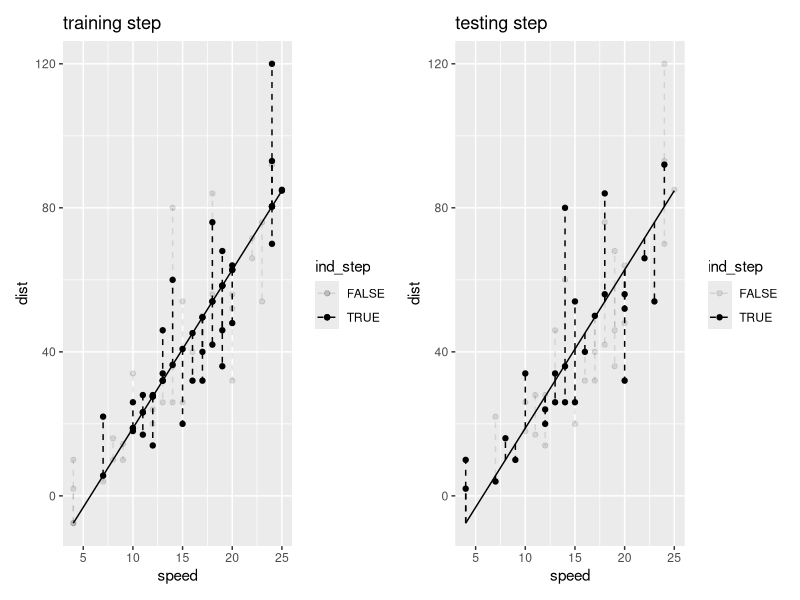

R code for this plot: (Note: this script raises an error after producing the figure.)
## ---- chunk 1
knitr::opts_chunk$set(echo = TRUE)
options(tidyverse.quiet = TRUE)
## ---- chunk 2
library(tidyverse)


compute_split <- function(data = cars, scales, seed = getOption("seed", 1999), step = getOption("tt_step", "train")){
  
  set.seed(seed)
  n <- nrow(data)
  n_train = (n/2) |> round()
  which_train_num <- sample(1:n, size = n_train,  replace = F)
  
  data |> 
    mutate(train_test = ifelse(row_number() %in% which_train_num, "train", "test")) |>
    mutate(ind_step = train_test == step)
  
  # 
  #   mutate()
  #   
  #   
  # which_train <- 1:n %in% which_train_num 
  # which_test <- !which_train
  # 
  # if(step == "train"){
  #   data |> _[which_train, ]
  # }else{
  #     data |> _[which_test, ]
  #   }
  
}

StatSplit <- ggproto("StatSplit", Stat,
                           compute_panel = compute_split,
                           default_aes = aes(alpha = after_stat(ind_step)))

cars |>
  rename(x = speed, y = dist) |>
  compute_split() |>
  head()



compute_split_lm <- function(data, scales, step = getOption("tt_step", "train")){
  
  data <- data |> compute_split(step = step)

  data$yend = data$y
  data$xend = data$x

  model <- lm(y ~ x, data = data |> filter(train_test == "train"))

  data$y = predict(model, data)

  data
}


StatLmSplit <- ggproto("StatLmSplit", Stat,
                        compute_panel = compute_split_lm,
                        default_aes = aes(alpha = after_stat(ind_step)))

cars |>
  rename(x = speed, y = dist) |>
  compute_split_lm() |>
  head()
## ---- chunk 3
# train
ggplot(cars) + 
  aes(speed, dist) +
  geom_point(stat = StatSplit) + 
  geom_line(stat = StatLmSplit, step = "test", alpha = 1) + 
  geom_point(stat = StatLmSplit) + 
  geom_segment(stat = StatLmSplit, lty = "dashed") + 
  labs(title = "training step") ->
p_test

# test
ggplot(cars) + 
  aes(speed, dist) +
  geom_point(stat = StatSplit, step = "test") + 
  geom_line(stat = StatLmSplit, step = "test", alpha = 1) + 
  # geom_point(stat = StatLmSplit, step = "test") +
  geom_segment(stat = StatLmSplit, step = "test", lty = "dashed") + 
  labs(title = "testing step")  ->
p_train


library(patchwork)
p_test + p_train

## ---- chunk 4
compute_split_lm_se <- function(data, scales, step = getOption("tt_step", "train")){
  
  data <- data |> compute_split_lm(step = step)
  data

  data$residual = data$yend - data$y

  data$x = data$residual/2
  data$y = data$residual/2
  data$width = data$residual
  data$height = data$residual

  data |> select(residual, x, y, width, height, ind_step)
  
  }


cars |>
  rename(x = speed, y = dist) |>
  compute_split_lm_se() |>
  head()

StatLmSplitSE <- ggproto("StatLmSplitSE", Stat,
                        compute_panel = compute_split_lm_se,
                        default_aes = aes(alpha = after_stat(ind_step)))

ggplot(cars) +
  aes(speed, dist) +
  geom_rect(stat = StatLmSplitSE, linetype = "dashed") +
  coord_equal() +
  scale_alpha(range = c(0,.6)) ->
squared_error_train

ggplot(cars) +
  aes(speed, dist) +
  geom_rect(stat = StatLmSplitSE, step = "test", linetype = "dashed") +
  coord_equal() +
  scale_alpha(range = c(0,.6)) ->
squared_error_test

squared_error_train + squared_error_test

## ---- chunk 5
compute_split_lm_rmse <- function(data, scales, step = getOption("tt_step", "train")){
  
  data <- data |> 
    compute_split_lm_se(step = step) |>
    group_by(ind_step) |>
    summarise(rootmeansquarederror = sqrt(mean(residual^2)))

  data$x = data$rootmeansquarederror/2
  data$y = data$rootmeansquarederror/2
  data$width = data$rootmeansquarederror
  data$height = data$rootmeansquarederror

  data |>
    select(rootmeansquarederror, x,y, width, height, ind_step)

}

cars |>
  rename(x = speed, y = dist) |>
  compute_split_lm_rmse() |>
  head()


StatLmSplitRMSE <- ggproto("StatLmSplitRMSE", Stat,
                        compute_panel = compute_split_lm_rmse,
                        default_aes = aes(alpha = after_stat(ind_step)))


ggplot(cars) +
  aes(speed, dist) +
  geom_rect(stat = StatLmSplitSE, linetype = "dashed") +
  geom_rect(stat = StatLmSplitRMSE, fill = "blue") +
  coord_equal() +
  scale_alpha(range = c(0,.6)) ->
squared_error_train

ggplot(cars) +
  aes(speed, dist) +
  geom_rect(stat = StatLmSplitSE, step = "test", linetype = "dashed") +
  geom_rect(stat = StatLmSplitRMSE, step = "test", fill = "blue") +
  coord_equal() +
  scale_alpha(range = c(0,.6)) ->
squared_error_test

squared_error_train + squared_error_test

layer_data(i = 2)
